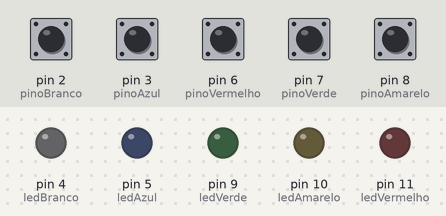
This sketch was run on a simulated Arduino Uno, built with avr-gcc and run on an emulated ATmega328P. Parts: output pins drawn as LEDs (lit = HIGH). The test bench sets the inputs (shaded band); at power-on: pin 2 (pinoBranco), pin 3 (pinoAzul), pin 6 (pinoVermelho), pin 7 (pinoVerde), pin 8 (pinoAmarelo) HIGH.

Above: at 1.2 s.
1.3 s: pin 2 (pinoBranco) pulled LOW for 0.15 s
At 1.37 s:
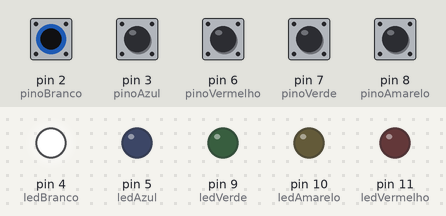
2.9 s: pin 3 (pinoAzul) pulled LOW for 0.15 s
At 2.97 s:
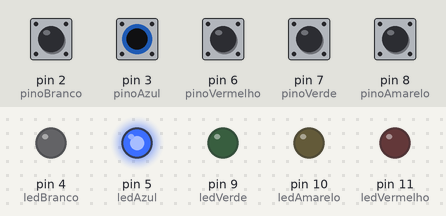
4.5 s: pin 6 (pinoVermelho) pulled LOW for 0.15 s
At 4.57 s:
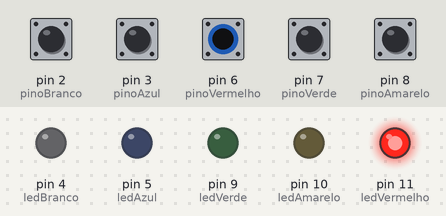
6.1 s: pin 7 (pinoVerde) pulled LOW for 0.15 s
At 6.17 s:
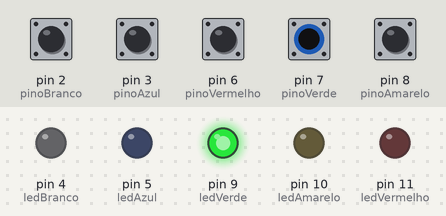
7.7 s: pin 8 (pinoAmarelo) pulled LOW for 0.15 s
At 7.77 s:
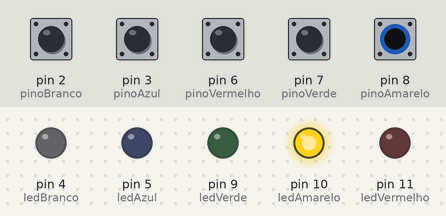
9.3 s: pin 2 (pinoBranco) driven LOW and pin 3 (pinoAzul) driven LOW
At 10.3 s:
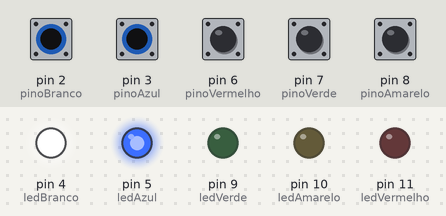
Timing chart, 0 to 11.8 s (numbered marks = the images above; inputs shaded):
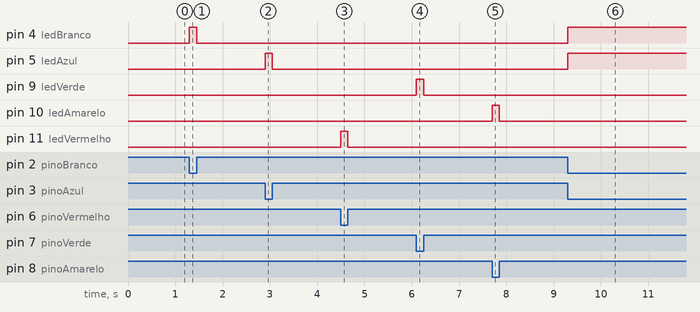

The sketch:

codigo.ino
```cpp
// Definição dos pinos dos Botões
const int pinoAmarelo = 8;
const int pinoVerde = 7;
const int pinoVermelho = 6;
const int pinoAzul = 3;
const int pinoBranco = 2;

// Definição dos pinos dos LEDs
const int ledVerde = 9;
const int ledAmarelo = 10;
const int ledVermelho = 11;
const int ledAzul = 5;
const int ledBranco = 4;

void setup() {
  // Configura os pinos dos LEDs como saída
  pinMode(ledVerde, OUTPUT);
  pinMode(ledAmarelo, OUTPUT);
  pinMode(ledVermelho, OUTPUT);
  pinMode(ledAzul, OUTPUT);
  pinMode(ledBranco, OUTPUT);

  // Configura os pinos dos botões como entrada com pull-up interno
  pinMode(pinoAmarelo, INPUT_PULLUP);
  pinMode(pinoVerde, INPUT_PULLUP);
  pinMode(pinoVermelho, INPUT_PULLUP);
  pinMode(pinoAzul, INPUT_PULLUP);
  pinMode(pinoBranco, INPUT_PULLUP);


}

void loop() {

  // --- CONTROLE DO LED VERDE ---
  // Se o botão verde for pressionado (LOW), acende o LED verde. Senão, apaga.
  if (digitalRead(pinoVerde) == LOW) {
    digitalWrite(ledVerde, HIGH);
  } else {
    digitalWrite(ledVerde, LOW);
  }

  // --- CONTROLE DO LED AMARELO ---
  if (digitalRead(pinoAmarelo) == LOW) {
    digitalWrite(ledAmarelo, HIGH);
  } else {
    digitalWrite(ledAmarelo, LOW);
  }

  // --- CONTROLE DO LED VERMELHO ---
  if (digitalRead(pinoVermelho) == LOW) {
    digitalWrite(ledVermelho, HIGH);
  } else {
    digitalWrite(ledVermelho, LOW);
  }

   // --- CONTROLE DO LED AZUL ---
  if (digitalRead(pinoAzul) == LOW) {
    digitalWrite(ledAzul, HIGH);
  } else {
    digitalWrite(ledAzul, LOW);
  }

   // --- CONTROLE DO LED BRANCO ---
  if (digitalRead(pinoBranco) == LOW) {
    digitalWrite(ledBranco, HIGH);
  } else {
    digitalWrite(ledBranco, LOW);
  }
}
```

Measured:
- after the input at 1.3 s, pin 4 (ledBranco): LOW → HIGH at once, → LOW 0.15 s later
- after the input at 2.9 s, pin 5 (ledAzul): LOW → HIGH at once, → LOW 0.15 s later
- after the input at 4.5 s, pin 11 (ledVermelho): LOW → HIGH at once, → LOW 0.15 s later
- after the input at 6.1 s, pin 9 (ledVerde): LOW → HIGH at once, → LOW 0.15 s later
- after the input at 7.7 s, pin 10 (ledAmarelo): LOW → HIGH at once, → LOW 0.15 s later
- after the input at 9.3 s, pin 4 (ledBranco), pin 5 (ledAzul): LOW → HIGH at once
